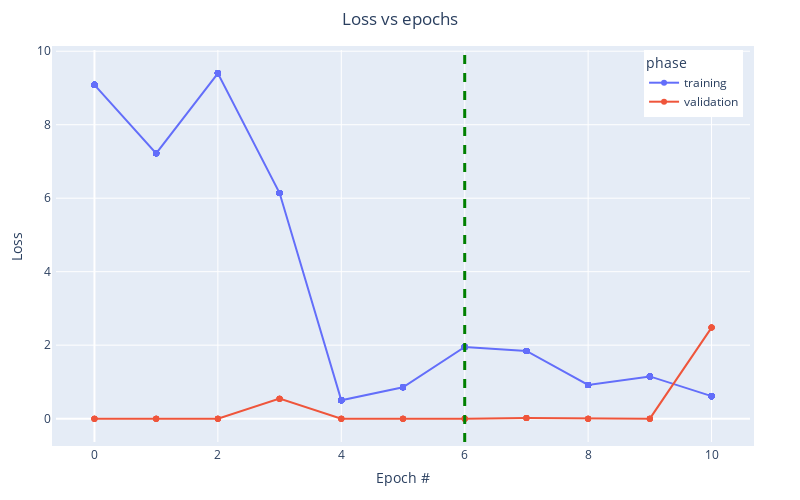

The cell this chart's notebook holds for it:
### Markdown cell above
## Loss vs epochs

### Code cell
fig = px.line(
    df[(df.phase =='training') | (df.phase =='validation')],
    x='epoch',
    y='loss',
    color='phase',
    markers=True)

fig.update_layout(
    xaxis_title='Epoch #',
    yaxis_title='Loss',
    width=800, height=500,
    title='Loss vs epochs',
    title_x=0.5,
    margin=go.layout.Margin(
        l=50,
        r=50,
        b=50,
        t=50,
        pad=4),
    legend=dict(
        yanchor="top",
        #y=0.99
        xanchor="right",
        x=0.99
        )
)

fig.add_vline(x=epoch, line_width=3, line_dash="dash", line_color="green")
fig.show()
fig.write_html(os.path.join(img_path, 'loss_epoch.html'))

### Figure 1 — Plotly figure (JSON) as saved in the notebook; plotly's stock layout.template omitted (floating-point values rounded to 4 significant figures; data arrays with more than 128 entries replaced by an {"elided": "..."} marker saying what was removed)
{"data": [{"hovertemplate": "phase=training<br>epoch=%{x}<br>loss=%{y}<extra></extra>", "legendgroup": "training", "line": {"color": "#636efa", "dash": "solid"}, "marker": {"symbol": "circle"}, "mode": "markers+lines", "name": "training", "orientation": "v", "showlegend": true, "type": "scatter", "x": {"elided": "451 int values"}, "xaxis": "x", "y": {"elided": "451 float values"}, "yaxis": "y"}, {"hovertemplate": "phase=validation<br>epoch=%{x}<br>loss=%{y}<extra></extra>", "legendgroup": "validation", "line": {"color": "#EF553B", "dash": "solid"}, "marker": {"symbol": "circle"}, "mode": "markers+lines", "name": "validation", "orientation": "v", "showlegend": true, "type": "scatter", "x": [0, 0, 0, 0, 0, 1, 1, 1, 1, 1, 2, 2, 2, 2, 2, 3, 3, 3, 3, 3, 4, 4, 4, 4, 4, 5, 5, 5, 5, 5, 6, 6, 6, 6, 6, 7, 7, 7, 7, 7, 8, 8, 8, 8, 8, 9, 9, 9, 9, 9, 10, 10, 10, 10, 10], "xaxis": "x", "y": [0, 0, 0, 0, 0, 0, 0, 0, 0, 0, 0, 0, 0, 0, 0, 0.545, 0.545, 0.545, 0.545, 0.545, 0.0004606, 0.0004606, 0.0004606, 0.0004606, 0.0004606, 6.342e-05, 6.342e-05, 6.342e-05, 6.342e-05, 6.342e-05, 0, 0, 0, 0, 0, 0.021, 0.021, 0.021, 0.021, 0.021, 0.0005616, 0.0005616, 0.0005616, 0.0005616, 0.0005616, 0.0002145, 0.0002145, 0.0002145, 0.0002145, 0.0002145, 2.478, 2.478, 2.478, 2.478, 2.478], "yaxis": "y"}], "layout": {"height": 500, "legend": {"title": {"text": "phase"}, "tracegroupgap": 0, "x": 0.99, "xanchor": "right", "yanchor": "top"}, "margin": {"b": 50, "l": 50, "pad": 4, "r": 50, "t": 50}, "shapes": [{"line": {"color": "green", "dash": "dash", "width": 3}, "type": "line", "x0": 6, "x1": 6, "xref": "x", "y0": 0, "y1": 1, "yref": "y domain"}], "title": {"text": "Loss vs epochs", "x": 0.5}, "width": 800, "xaxis": {"anchor": "y", "domain": [0, 1], "title": {"text": "Epoch #"}}, "yaxis": {"anchor": "x", "domain": [0, 1], "title": {"text": "Loss"}}}}
